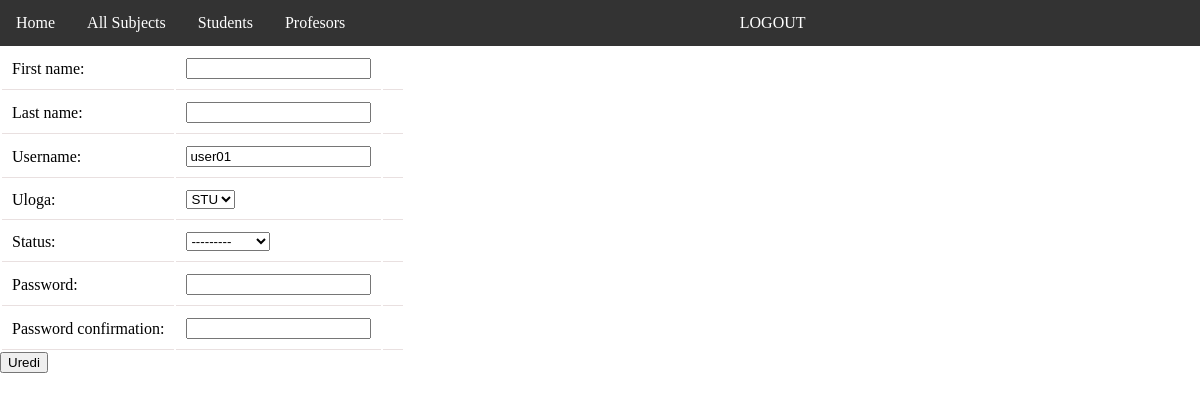
/edit_student/17/ (signed in), run on the app's committed database.
### seminar/models.py (models this page shows, shortened)
class User(AbstractUser):
    uloga = models.ForeignKey(Uloge, on_delete=models.CASCADE, null=True)
    status = models.CharField(max_length=10, choices=(('none', 'None'),('redovni', 'Redovni'), ('izvanredni', 'Izvanredni')))
    REQUIRED_FIELDS = ['email', 'first_name', 'last_name']

### seminar/views.py (the view, shortened to what this page needs)
# urls.py: path('edit_student/<int:id>/', views.edit_student, name='edit_student'),
@admin_required
def edit_student(request,id):
    student = User.objects.get(pk=id)
    if request.method == 'GET':
         form = NewStudentForm(instance=student)
         return render(request, 'edit_student.html', {'form':form})

### seminar/forms.py (shortened to what this page needs)
class NewStudentForm(ModelForm):
    password1 = forms.CharField(label='Password', widget=forms.PasswordInput)
    password2 = forms.CharField(label='Password confirmation', widget=forms.PasswordInput)
    uloga = forms.ModelChoiceField(queryset=Uloge.objects.filter(naziv='STU'), initial=Uloge.objects.get(naziv='STU'))
    class Meta:
        model = User
        fields = ['first_name', 'last_name', 'username', 'uloga', 'status']

### seminar/models.py (called while the page is built)
    def __str__(self):
        return self.naziv

### seminar/templates/edit_student.html (shortened to what this page needs)
{% extends 'base.html'%}
{% block content %}
<form method="POST">
    <table>
      {% for field in form %}
        <tr>
          <td>{{ field.label_tag }}</td>
          <td>{{ field }}</td>
          <td style="color: red">
          </td>
        </tr>
      {% endfor %}
    </table>
    <input type="submit" value="Uredi" class="submit">
  </form>
{% endblock %}

### static/css/style.css (style rules this page uses)
*, body { margin: 0; }
td { border-bottom: 1px solid #e9e0e0; padding: 10px; }

### data on the page
User: form "user01" "STU" "---------"

### other printed values
{{ field.label_tag }} "First name:" "Last name:" "Username:" "Uloga:" "Status:" "Password:" "Password confirmation:"
